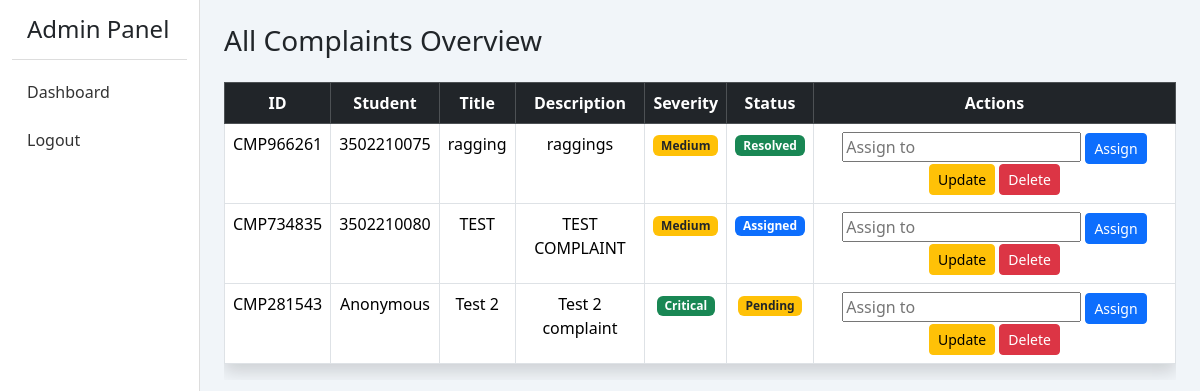
/admin_dashboard (signed in), run on the app's committed database.
### tables this page shows
CREATE TABLE complaints (
            id TEXT PRIMARY KEY,
            student_register TEXT,
            title TEXT NOT NULL,
            description TEXT NOT NULL,
            severity TEXT,
            anonymous INTEGER,
            status TEXT DEFAULT 'Pending'
        , assigned_to TEXT);

### app.py (the view)
@app.route('/admin_dashboard')
def admin_dashboard():
    if 'admin_logged_in' not in session:
        return redirect('/admin_login')
    complaints = get_all_complaints()
    return render_template('admin_dashboard.html', complaints=complaints)

### database.py (called while the page is built)
def get_connection():
    conn = sqlite3.connect('complaints.db')
    conn.row_factory = sqlite3.Row   # ⭐ Important for dictionary access
    return conn

def get_all_complaints():
    conn = get_connection()
    cur = conn.cursor()
    cur.execute("""
        SELECT id, student_register, title, description, severity, status
        FROM complaints
        ORDER BY id DESC
    """)
    complaints = cur.fetchall()
    conn.close()
    complaints_list = []
    for c in complaints:
        complaints_list.append({
            "id": c[0],
            "student_register": c[1],
            "title": c[2],
            "description": c[3],
            "severity": c[4],
            "status": c[5]
        })
    return complaints_list

### templates/admin_dashboard.html (shortened to what this page needs)
<!DOCTYPE html>
<html lang="en">
<head>
    <link href="https://cdn.jsdelivr.net/npm/bootstrap@5.3.2/dist/css/bootstrap.min.css" rel="stylesheet">
</head>
<body>
<div class="container-fluid">
    <div class="row">
        <div class="col-md-2 sidebar">
            <h4>Admin Panel</h4>
            <a href="/admin_dashboard">Dashboard</a>
            <a href="/admin_logout">Logout</a>
        </div>
        <div class="col-md-10 p-4">
            <h3 class="mb-4">All Complaints Overview</h3>
            {% if complaints %}
            <div class="table-responsive">
                <table class="table table-bordered table-hover shadow">
                    <thead class="table-dark text-center">
                        <tr>
                            <th>ID</th>
                            <th>Student</th>
                            <th>Title</th>
                            <th>Description</th>
                            <th>Severity</th>
                            <th>Status</th>
                            <th>Actions</th>
                        </tr>
                    </thead>
                    <tbody>
                        {% for complaint in complaints %}
                        <tr class="text-center">
                            <td>{{ complaint.id }}</td>
                            <td>{{ complaint.student_register }}</td>
                            <td>{{ complaint.title }}</td>
                            <td>{{ complaint.description }}</td>
                            <td>
                                <span class="badge
                                    {% if complaint.severity == 'High' %} bg-danger
                                    {% elif complaint.severity == 'Medium' %} bg-warning text-dark
                                    {% else %} bg-success {% endif %}">
                                    {{ complaint.severity }}
                                </span>
                            </td>
                            <td>
                                {% if complaint.status == 'Pending' %}
                                    <span class="badge bg-warning text-dark">Pending</span>
                                {% elif complaint.status == 'Assigned' %}
                                    <span class="badge bg-primary">Assigned</span>
                                {% elif complaint.status == 'Resolved' %}
                                    <span class="badge bg-success">Resolved</span>
                                {% else %}
                                    <span class="badge bg-secondary">{{ complaint.status }}</span>
                                {% endif %}
                            </td>
                            <td>
                                <form action="/assign/{{ complaint.id }}" method="POST" style="display:inline;">
                                    <input type="text" name="assigned_to" placeholder="Assign to" required>
                                    <button type="submit" class="btn btn-primary btn-sm">Assign</button>
                                </form>
                                <a href="{{ url_for('admin_edit_status', complaint_id=complaint.id) }}"
                                   class="btn btn-warning btn-sm">
                                    Update
                                </a>
                                <a href="/admin_delete/{{ complaint.id }}"
                                   class="btn btn-danger btn-sm"
                                   onclick="return confirm('Are you sure?')">
                                   Delete
                                </a>
                            </td>
                        </tr>
                        {% endfor %}
                    </tbody>
                </table>
            </div>
            {% else %}
                <div class="alert alert-info">No complaints found.</div>
            {% endif %}
        </div>
    </div>
</div>
</body>
</html>

### templates/admin_dashboard.html (style rules this page uses)
body { background-color: #f1f5f9; }
.sidebar { height: 100vh; background-color: #ffffff; border-right: 1px solid #ddd; }
.sidebar h4 { padding: 15px; border-bottom: 1px solid #ddd; }
.sidebar a { display: block; padding: 12px 15px; color: #333; text-decoration: none; }

### data on the page
complaints: id "CMP966261", student_register "3502210075", title "ragging", description "raggings", severity "Medium", status "Resolved"
complaints: id "CMP734835", student_register "3502210080", title "TEST", description "TEST COMPLAINT", severity "Medium", status "Assigned"
complaints: id "CMP281543", student_register "Anonymous", title "Test 2", description "Test 2 complaint", severity "Critical", status "Pending"
